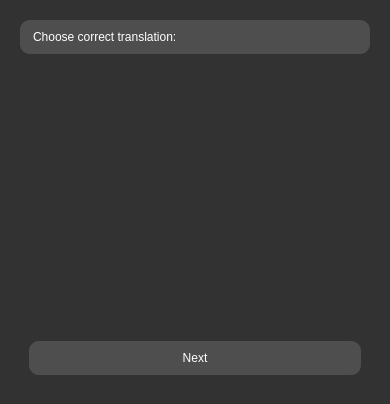
<?xml version="1.0" encoding="UTF-8"?>
<ui version="4.0">
 <class>Form</class>
 <widget class="QWidget" name="Form">
  <property name="geometry">
   <rect>
    <x>0</x>
    <y>0</y>
    <width>390</width>
    <height>404</height>
   </rect>
  </property>
  <property name="windowTitle">
   <string>Form</string>
  </property>
  <property name="styleSheet">
   <string notr="true">#Form{
	background-color: rgb(50, 50, 50);
}

QLabel, QPushButton{
	padding: 10px, 10px;
	padding-right: 10px;
	padding-left: 10px;
	border: none;
	border-radius: 10px;
	
	background-color: rgba(255, 255, 255, 35);
	color: rgb(255, 255, 255);
	
	font: 63 12pt &quot;Bahnschrift SemiBold SemiConden&quot;;
}

 QCheckBox{
	border: none;
	border-radius: 10px;
	padding: 5px, 5px;
	padding-right: 5px;
	padding-left: 5px;

	
	background-color: rgba(255, 255, 255, 100);
	color: rgb(255, 255, 255);
	
	font: 63 12pt &quot;Bahnschrift SemiBold SemiConden&quot;;
}</string>
  </property>
  <layout class="QVBoxLayout" name="verticalLayout">
   <item>
    <widget class="QWidget" name="widget" native="true">
     <layout class="QVBoxLayout" name="verticalLayout_2">
      <item alignment="Qt::AlignTop">
       <widget class="QLabel" name="label">
        <property name="text">
         <string>Choose correct translation:</string>
        </property>
       </widget>
      </item>
      <item>
       <widget class="QWidget" name="widget_2" native="true">
        <property name="sizePolicy">
         <sizepolicy hsizetype="Preferred" vsizetype="Expanding">
          <horstretch>0</horstretch>
          <verstretch>0</verstretch>
         </sizepolicy>
        </property>
        <layout class="QVBoxLayout" name="verticalLayout_4">
         <property name="leftMargin">
          <number>0</number>
         </property>
         <property name="topMargin">
          <number>0</number>
         </property>
         <property name="rightMargin">
          <number>0</number>
         </property>
         <property name="bottomMargin">
          <number>0</number>
         </property>
         <item>
          <layout class="QVBoxLayout" name="verticalLayout_for_variants"/>
         </item>
        </layout>
       </widget>
      </item>
      <item>
       <widget class="QWidget" name="widget_3" native="true">
        <layout class="QHBoxLayout" name="horizontalLayout">
         <item>
          <widget class="QPushButton" name="next_btn">
           <property name="text">
            <string>Next</string>
           </property>
          </widget>
         </item>
        </layout>
       </widget>
      </item>
     </layout>
    </widget>
   </item>
  </layout>
 </widget>
 <resources/>
 <connections/>
</ui>
